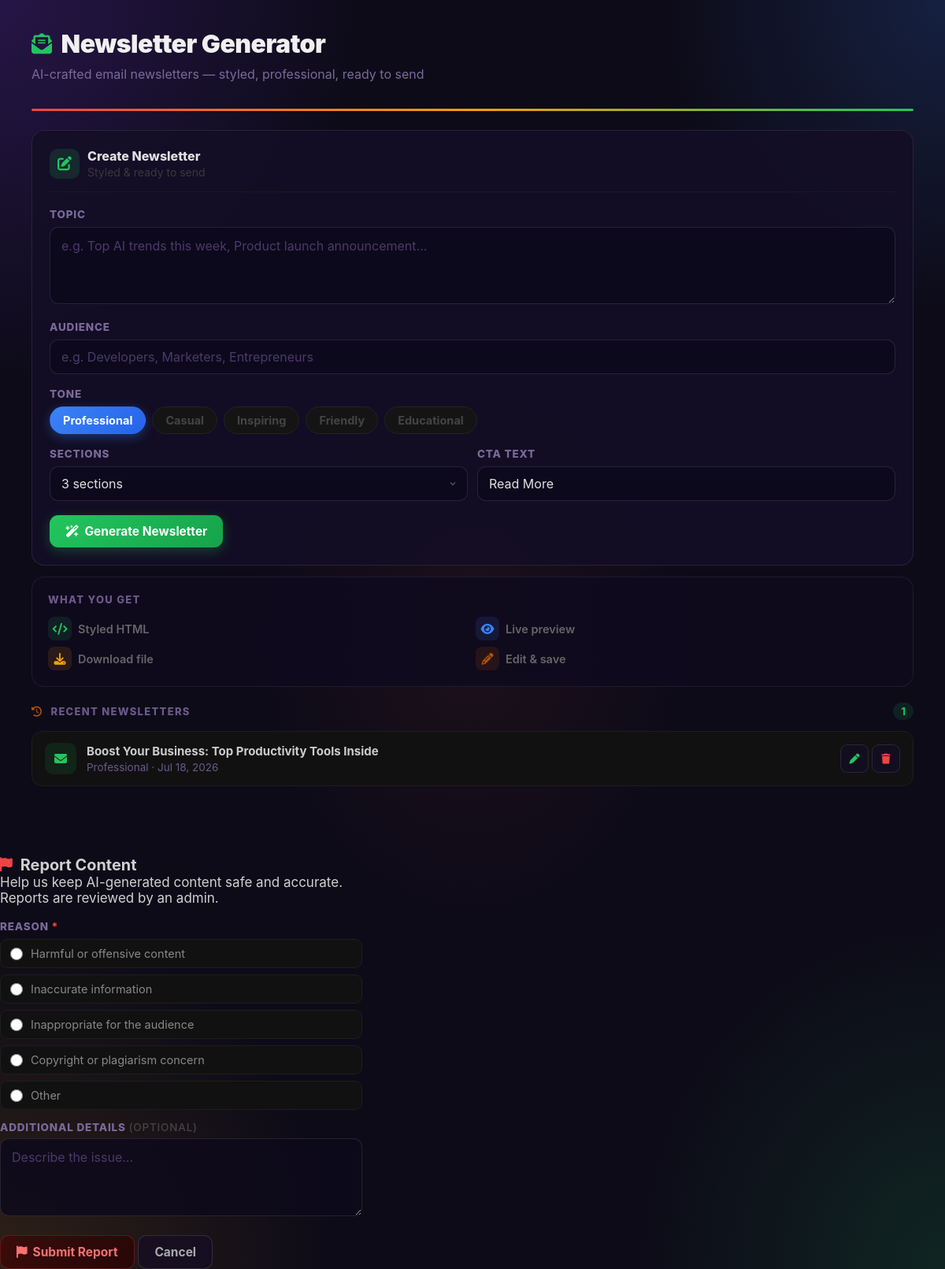
The page /emailnewsgen/ on the database its author committed.
### models.py (models this page shows)
class Newsletter(db.Model):
    __tablename__ = "newsletters"
    id           = db.Column(db.Integer, primary_key=True)
    subject      = db.Column(db.String(500))
    topic        = db.Column(db.Text)
    audience     = db.Column(db.String(200))
    tone         = db.Column(db.String(100))
    content_html = db.Column(db.Text)
    created_at   = db.Column(db.DateTime, default=datetime.utcnow)

### apps/emailnewsgen/__init__.py (the view)
@emailnewsgen_bp.route("/")
def index():
    newsletters = Newsletter.query.order_by(Newsletter.created_at.desc()).limit(20).all()
    return render_template("emailnewsgen/index.html", newsletters=newsletters)

### templates/emailnewsgen/index.html (shortened to what this page needs)
{% extends "base.html" %}
{% block content %}
<div class="page-header anim-up">
  <h1><i class="fas fa-envelope-open-text"></i> Newsletter Generator</h1>
  <p class="subtitle">AI-crafted email newsletters — styled, professional, ready to send</p>
</div>
<div class="color-bar"></div>
<div>
  <div>
    <div class="card card-glow anim-up d1">
      <div class="form-card-header">
        <div class="form-card-icon"><i class="fas fa-pen-to-square"></i></div>
        <div>
          <div style="font-size:16px;font-weight:800;color:#e0e0e0;">Create Newsletter</div>
          <div style="font-size:14px;color:#3a3a3a;margin-top:2px;">Styled &amp; ready to send</div>
        </div>
      </div>
      <div class="form-group">
        <label class="form-label">Topic</label>
        <textarea class="textarea" id="topic" rows="3"
          placeholder="e.g. Top AI trends this week, Product launch announcement…"></textarea>
      </div>
      <div class="form-group">
        <label class="form-label">Audience</label>
        <input class="input" id="audience" placeholder="e.g. Developers, Marketers, Entrepreneurs">
      </div>
      <div class="form-group">
        <label class="form-label">Tone</label>
        <div class="tone-pills" id="tonePills">
          <div class="tone-pill selected" data-tone="Professional" onclick="selectTone(this)">Professional</div>
          <div class="tone-pill" data-tone="Casual"       onclick="selectTone(this)">Casual</div>
          <div class="tone-pill" data-tone="Inspiring"    onclick="selectTone(this)">Inspiring</div>
          <div class="tone-pill" data-tone="Friendly"     onclick="selectTone(this)">Friendly</div>
          <div class="tone-pill" data-tone="Educational"  onclick="selectTone(this)">Educational</div>
        </div>
      </div>
      <div class="input-row">
        <div class="form-group mb-0">
          <label class="form-label">Sections</label>
          <select class="select" id="num_sections">
            <option value="3" selected>3 sections</option>
          </select>
        </div>
        <div class="form-group mb-0">
          <label class="form-label">CTA Text</label>
          <input class="input" id="cta_text" placeholder="Read More" value="Read More">
        </div>
      </div>
      <button class="btn btn-success" id="genBtn" onclick="generate()" style="margin-top:18px;">
        <i class="fas fa-wand-magic-sparkles"></i> Generate Newsletter
      </button>
    </div>
    <div class="card-flat anim-up d3" style="margin-top:0;">
      <p class="section-label" style="margin-top:0;">What you get</p>
      <div style="display:grid;grid-template-columns:1fr 1fr;gap:8px;">
        <div style="display:flex;align-items:center;gap:8px;">
          <div class="feat-icon feat-icon-green" style="width:30px;height:30px;font-size:15px;border-radius:8px;flex-shrink:0;"><i class="fas fa-code"></i></div>
          <span style="font-size:14.5px;color:#666;font-weight:600;">Styled HTML</span>
        </div>
        <div style="display:flex;align-items:center;gap:8px;">
          <div class="feat-icon feat-icon-blue" style="width:30px;height:30px;font-size:15px;border-radius:8px;flex-shrink:0;"><i class="fas fa-eye"></i></div>
          <span style="font-size:14.5px;color:#666;font-weight:600;">Live preview</span>
        </div>
        <div style="display:flex;align-items:center;gap:8px;">
          <div class="feat-icon feat-icon-yellow" style="width:30px;height:30px;font-size:15px;border-radius:8px;flex-shrink:0;"><i class="fas fa-download"></i></div>
          <span style="font-size:14.5px;color:#666;font-weight:600;">Download file</span>
        </div>
        <div style="display:flex;align-items:center;gap:8px;">
          <div class="feat-icon feat-icon-brown" style="width:30px;height:30px;font-size:15px;border-radius:8px;flex-shrink:0;"><i class="fas fa-pencil"></i></div>
          <span style="font-size:14.5px;color:#666;font-weight:600;">Edit &amp; save</span>
        </div>
      </div>
    </div>
    <div style="margin-top:20px;">
      <div class="flex items-center justify-between" style="margin-bottom:14px;">
        <p class="section-label" style="margin:0;">
          <i class="fas fa-clock-rotate-left" style="color:var(--brown);margin-right:6px;"></i>
          Recent Newsletters
        </p>
        {% if newsletters %}
        <span class="badge badge-green">{{ newsletters|length }}</span>
        {% endif %}
      </div>
      <div id="historyList">
        {% if newsletters %}
          {% for nl in newsletters %}
          <div class="nl-history-item" id="nl-{{ nl.id }}">
            <div class="history-icon" style="background:rgba(34,197,94,.1);color:var(--green);">
              <i class="fas fa-envelope"></i>
            </div>
            <a class="history-meta" href="/emailnewsgen/{{ nl.id }}/preview" style="cursor:pointer;text-decoration:none;flex:1;">
              <div class="title">{{ nl.subject }}</div>
              <div class="sub">{{ nl.tone }} &middot; {{ nl.created_at.strftime('%b %d, %Y') }}</div>
            </a>
            <div id="nl-del-{{ nl.id }}" style="display:flex;align-items:center;gap:4px;">
              <a href="/emailnewsgen/{{ nl.id }}/preview" class="btn btn-icon" title="Edit">
                <i class="fas fa-pen" style="font-size:13px;color:var(--green);"></i>
              </a>
              <button class="btn btn-icon" onclick="askDeleteNl({{ nl.id }})" title="Delete">
                <i class="fas fa-trash" style="font-size:13px;color:var(--red);"></i>
              </button>
            </div>
          </div>
          {% endfor %}
        {% else %}
          <div class="empty-state" id="emptyState">
            <div class="icon"><i class="fas fa-envelope-open"></i></div>
            <p>No newsletters yet. Generate your first one!</p>
          </div>
        {% endif %}
      </div>
    </div>
  </div>
</div>
{% endblock %}

### templates/emailnewsgen/index.html (style rules this page uses)
.tone-pills { display: flex; flex-wrap: wrap; gap: 8px; margin-top: 8px; }
.tone-pill { padding: 8px 16px; border-radius: 20px; font-size: 14.5px; font-weight: 700; border: 1.5px solid #222; background: #141414; color: #444; cursor: pointer; transition: all .18s; user-select: none; }
.tone-pill.selected { color: #fff; border-color: transparent; }
.tone-pill[data-tone="Professional"].selected { background: linear-gradient(135deg,var(--blue),var(--blue-dark)); box-shadow: 0 4px 14px rgba(59,130,246,.35); }
.nl-history-item { display: flex; align-items: center; gap: 13px; background: #111; border: 1px solid #1e1e1e; border-radius: 13px; padding: 14px 16px; margin-bottom: 8px; transition: border-color .2s, background .2s, transform .2s; position: relative; overflow: hidden; }
.nl-history-item::before { content: ''; position: absolute; left: 0; top: 0; bottom: 0; width: 3px; background: linear-gradient(180deg, var(--green), var(--blue)); opacity: 0; transition: opacity .2s; }
.form-card-header { display: flex; align-items: center; gap: 10px; margin-bottom: 20px; padding-bottom: 16px; border-bottom: 1px solid #1a1a1a; }
.form-card-icon { width: 38px; height: 38px; border-radius: 10px; background: rgba(34,197,94,.15); color: var(--green); display: flex; align-items: center; justify-content: center; font-size: 18px; flex-shrink: 0; }

### rows shown on the page
Newsletter: subject "Boost Your Business: Top Productivity Tools Inside", tone "Professional", created_at "Jul 18, 2026"

### other values the page prints
{{ newsletters|length }} "1"
